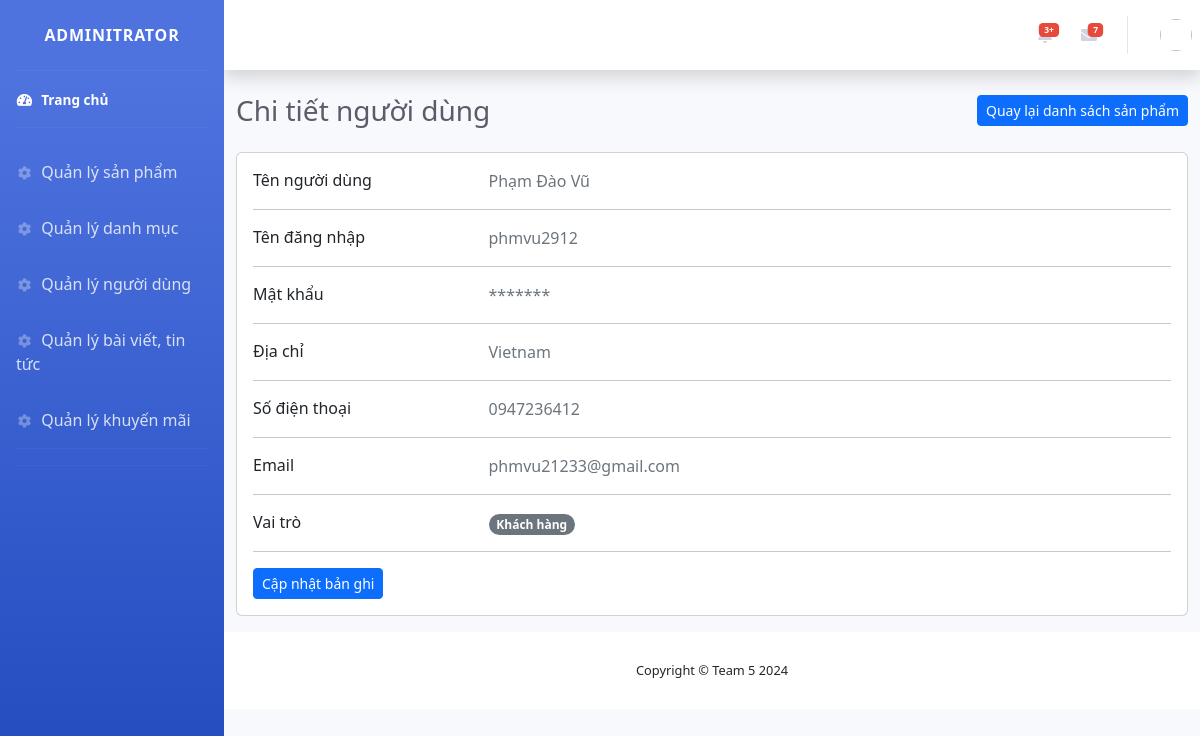
The app's page /admin/?act=users-details&id=2 (signed in) with its own data.
### tables this page shows
CREATE TABLE `nguoi_dung` (
  `id_nguoi_dung` int(11) NOT NULL,
  `ten_dang_nhap` varchar(50) NOT NULL,
  `ten_nguoi_dung` varchar(50) NOT NULL,
  `mat_khau` varchar(10) NOT NULL,
  `dia_chi` varchar(100) NOT NULL,
  `sdt` varchar(10) NOT NULL,
  `email` varchar(50) NOT NULL,
  `vai_tro` tinyint(1) NOT NULL DEFAULT 1
);

### admin/controllers/UsersController.php (called while the page is built, shortened)
<?php
function usersListOne($id) {
    $user = showOneUser('nguoi_dung', $id);
    $title = 'Chi tiết người dùng';
    require_once PATH_VIEW_ADMIN . 'layouts/master.php';
};

### admin/index.php (called while the page is built, shortened)
<?php
require_once '../commons/model.php';
$act = $_GET['act'] ?? '/';
match ($act) {
    '/' => dashboard(),
    'login' => authenShowFormLogin(),
    'logout' => authenLogout(),
    'products' => productsListAll(),
    'products-edit' => productsEdit($_GET['id']),
    'products-add' => productsCreate(),
    'products-delete' => productsDelete($_GET['id']),
    'products-details' => productsListOne($_GET['id']),
    'catalogues' => cataloguesListAll(),
    'catalogues-add' => cataloguesCreate(),
    'catalogues-edit' => cataloguesEdit($_GET['id']),
    'catalogues-delete' => cataloguesDelete($_GET['id']),
    'users' => usersListAll(),
    'users-details' => usersListOne($_GET['id']),
    'users-add' => userCreate(),
    'users-edit' => userUpdate($_GET['id']),
    'users-delete' => userDelete($_GET['id']),
    'news' => newsListAll(),
    'news-edit' => newsEdit($_GET['id']),
    'news-add' => newsCreate(),
    'news-delete' => newsDelete($_GET['id']),
    'vouchers' => vouchersList(),
    'vouchers-edit' => voucherEdit($_GET['id']),
    'vouchers-add' => voucherCreate(),
    'vouchers-delete' => voucherDelete($_GET['id']),
    'vouchers-details' => voucherListOne($_GET['id']),
};

### commons/model.php (called while the page is built, shortened)
<?php
if (!function_exists('showOneUser')) {
    function showOneUser($tableName, $id)
    {
        try {
            $sql = "SELECT * FROM $tableName WHERE id_nguoi_dung = :id_nguoi_dung LIMIT 1";
            $stmt = $GLOBALS['conn']->prepare($sql);
            $stmt->bindParam(":id_nguoi_dung", $id);
            $stmt->execute();
            return $stmt->fetch();
        } catch (\Exception $e) {
            debug($e);
        }
    }
}

### admin/views/users/details.php (the view)
<div class="container-fluid">
    <div class="d-sm-flex align-items-center justify-content-between mb-4">
        <h1 class="h3 mb-0 text-gray-800"><?= $title ?></h1>
        <a href="?act=products" class='btn btn-primary btn-sm'>Quay lại danh sách sản phẩm</a>
    </div>
    <div class="row">
    <div class="col-md-12 ">
        <div class="card mb-3">
            <div class="card-body">
                <div class="row d-flex align-items-center">
                    <div class="col-sm-3">
                        <h6 class="mb-0">Tên người dùng</h6>
                    </div>
                    <div class="col-sm-9 text-secondary">
                        <?= $user['ten_nguoi_dung'] ?>
                    </div>
                </div>
                <hr>
                <div class="row d-flex align-items-center">
                    <div class="col-sm-3">
                        <h6 class="mb-0">Tên đăng nhập</h6>
                    </div>
                    <div class="col-sm-9 text-secondary">
                        <?= $user['ten_dang_nhap'] ?>
                    </div>
                </div>
                <hr>
                <div class="row d-flex align-items-center">
                    <div class="col-sm-3">
                        <h6 class="mb-0">Mật khẩu</h6>
                    </div>
                    <div class="col-sm-9 text-secondary">
                        <?= !empty($user['mat_khau']) ? '*******' : 'Không tồn tại số điện thoại' ?>
                    </div>
                </div>
                <hr>
                <div class="row d-flex align-items-center">
                    <div class="col-sm-3">
                        <h6 class="mb-0">Địa chỉ</h6>
                    </div>
                    <div class="col-sm-9 text-secondary">
                        <?= $user['dia_chi'] ?>
                    </div>
                </div>
                <hr>
                <div class="row d-flex align-items-center">
                    <div class="col-sm-3">
                        <h6 class="mb-0">Số điện thoại</h6>
                    </div>
                    <div class="col-sm-9 text-secondary">
                        <?= $user['sdt'] ?>
                    </div>
                </div>
                <hr>
                <div class="row d-flex align-items-center">
                    <div class="col-sm-3">
                        <h6 class="mb-0">Email</h6>
                    </div>
                    <div class="col-sm-9 text-secondary">
                        <?= $user['email'] ?>
                    </div>
                </div>
                <hr>
                <div class="row d-flex align-items-center">
                    <div class="col-sm-3">
                        <h6 class="mb-0">Vai trò</h6>
                    </div>
                    <div class="col-sm-9 text-secondary">
                    <?= $user['vai_tro'] == 0 ? '<span class="badge rounded-pill text-bg-danger">Admin</span>' : '<span class="badge rounded-pill text-bg-secondary">Khách hàng</span>' ?>
                    </div>
                </div>
                <hr>
                <div class="row d-flex align-items-center">
                    <div class="col-2">
                        <a class='btn btn-primary btn-sm' href="?act=users-edit&id=<?= $user['id_nguoi_dung'] ?>">Cập nhật bản ghi</a>
                    </div>
                </div>
            </div>
        </div>
    </div>
</div>

### records on screen
nguoi_dung: ten_nguoi_dung "Phạm Đào Vũ", ten_dang_nhap "phmvu2912", dia_chi "Vietnam", sdt "0947236412", email "phmvu21233@gmail.com"

### other values on screen
$title "Chi tiết người dùng"
